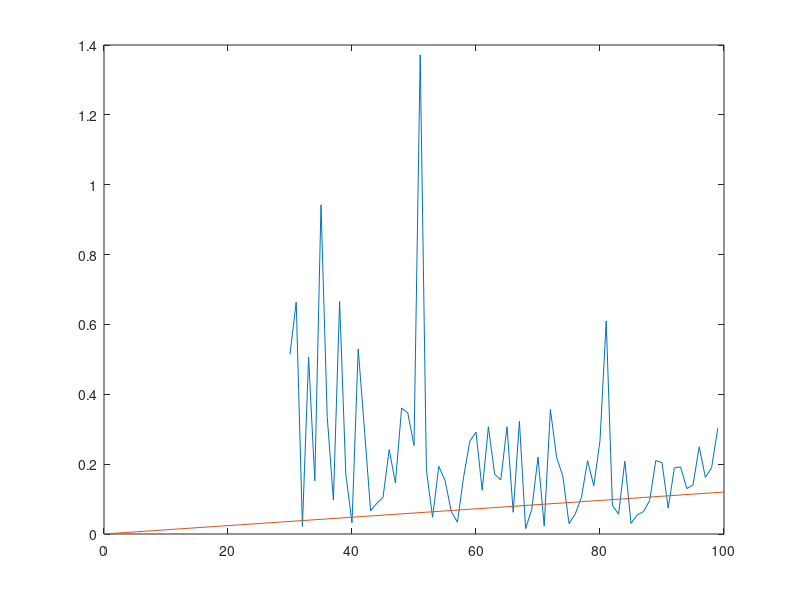

Source code (MATLAB):
%{

The formula for a point on the sphere is as follows:
P = ( 
    sin(phi) cos(theta), 
    sin(phi) sin(theta),
    cos(theta) 
    )

%}

clear all;
maxNumValues = 100;

errorAmountArray = zeros(maxNumValues-30);
numValsArray = zeros(maxNumValues-30);
index = 1;
for numGridVals = 30:maxNumValues
    
    interval = 2/numGridVals;
    intervalValues = -1:interval:1;

    sizeIntVals = size(intervalValues);
    numValues = sizeIntVals(2);

    %makes the meshgrid
    [gridXvals, gridYvals] = meshgrid(intervalValues,intervalValues);

    randomIntervalValues = rand(1,numValues).*interval;

    %do uniform distribution
    Xvals = gridXvals + 0.5*interval;
    Yvals = gridYvals + 0.5*interval;

    radius = 1;
    squaredDist = Xvals.^2 + Yvals.^2;
    XvalsPlot = Xvals(squaredDist <= radius^2);
    YvalsPlot = Yvals(squaredDist <= radius^2);
    ZvalsPlot = sqrt(1 - XvalsPlot.^2 - YvalsPlot.^2);
    %plot3(XvalsPlot,YvalsPlot,ZvalsPlot,'r.');

    functionValues = 1./ZvalsPlot;
    approxPatchAreas = functionValues.*(interval*interval);
    totalSurfaceArea = sum(approxPatchAreas);
    
    errorAmountArray(index) = abs(totalSurfaceArea-2*pi);
    numValsArray(index) = numGridVals;
    index = index + 1;
end

plot(numValsArray,errorAmountArray);


